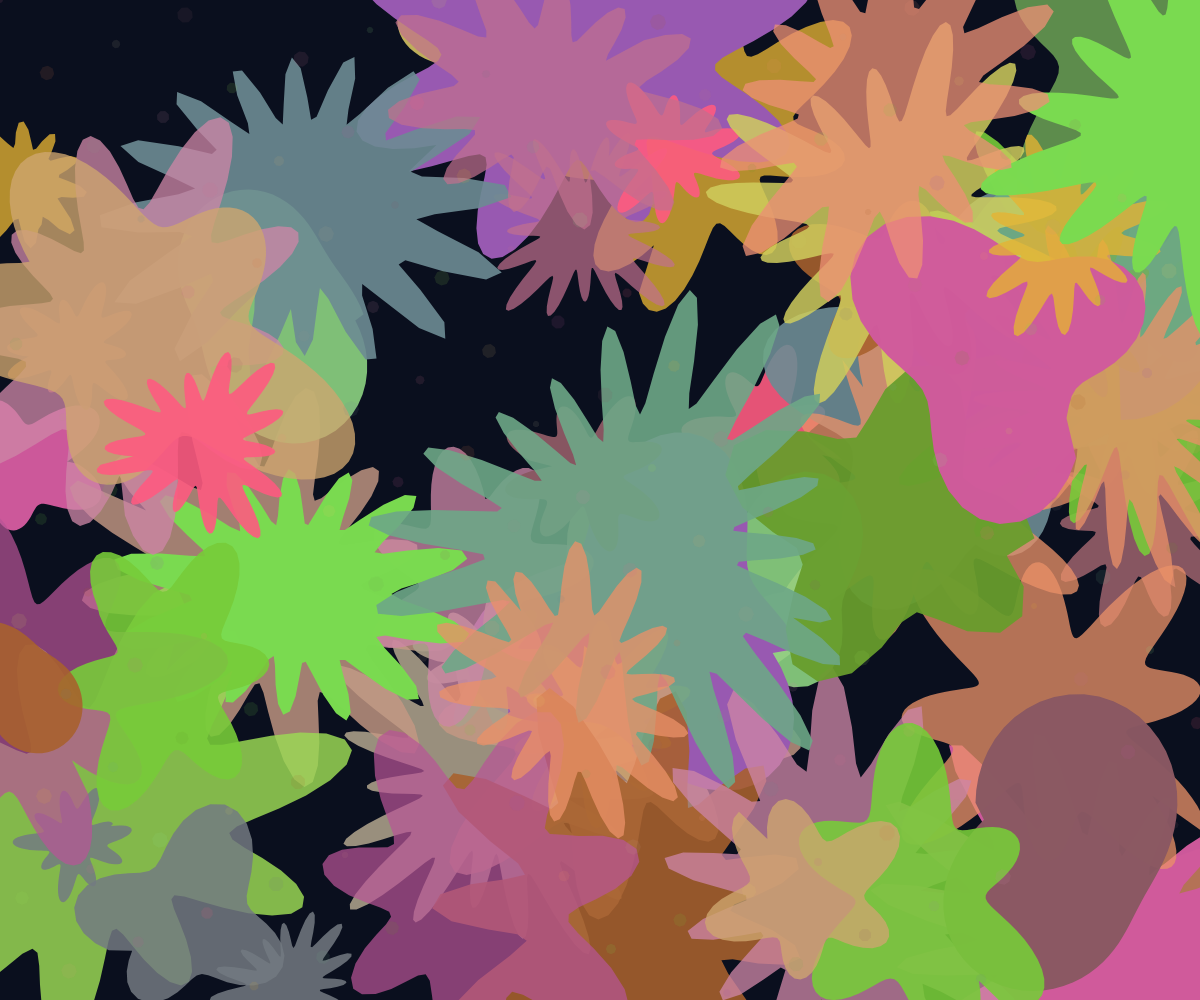
Frame 1 (no input)
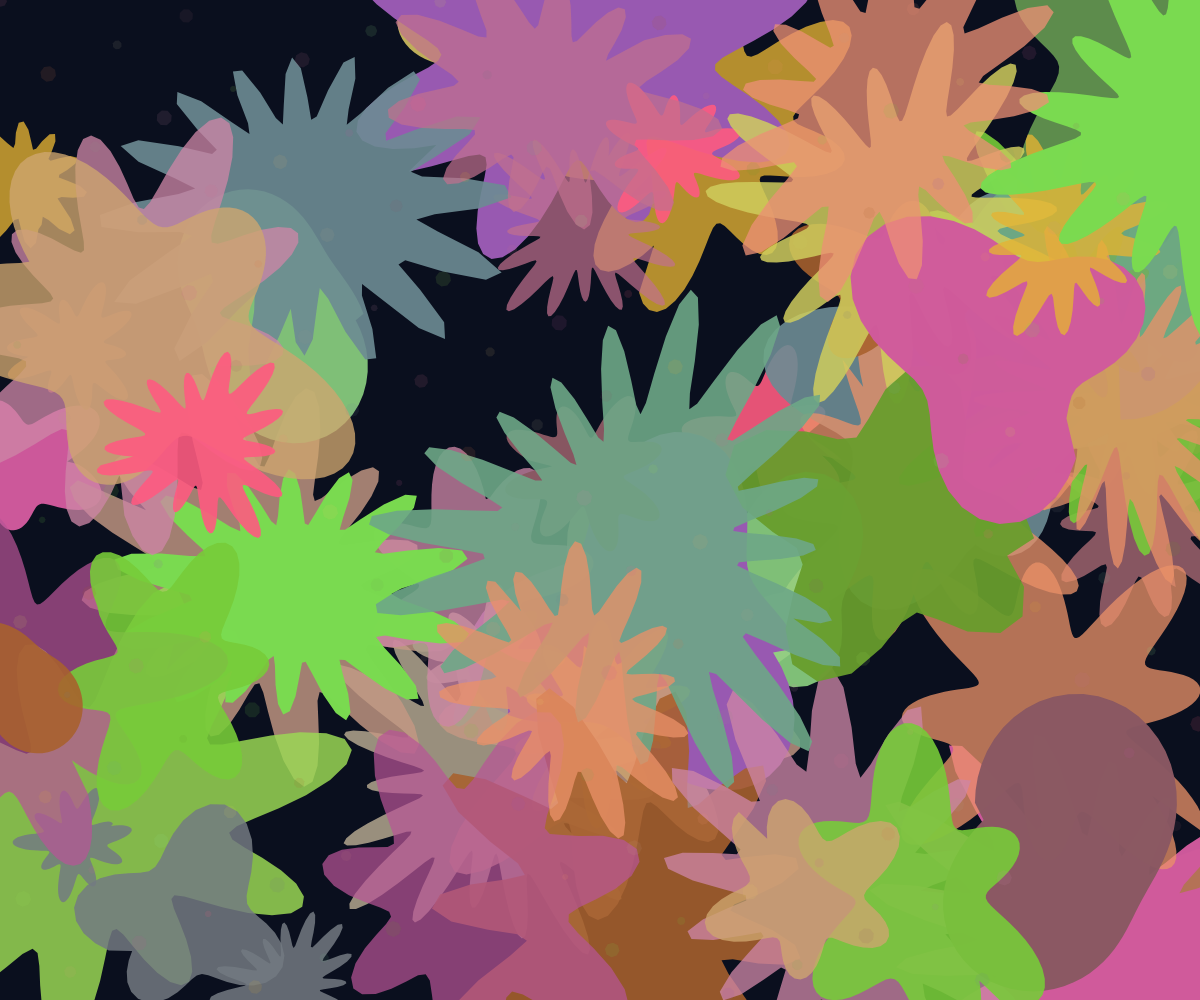
Frame 60 (no input)
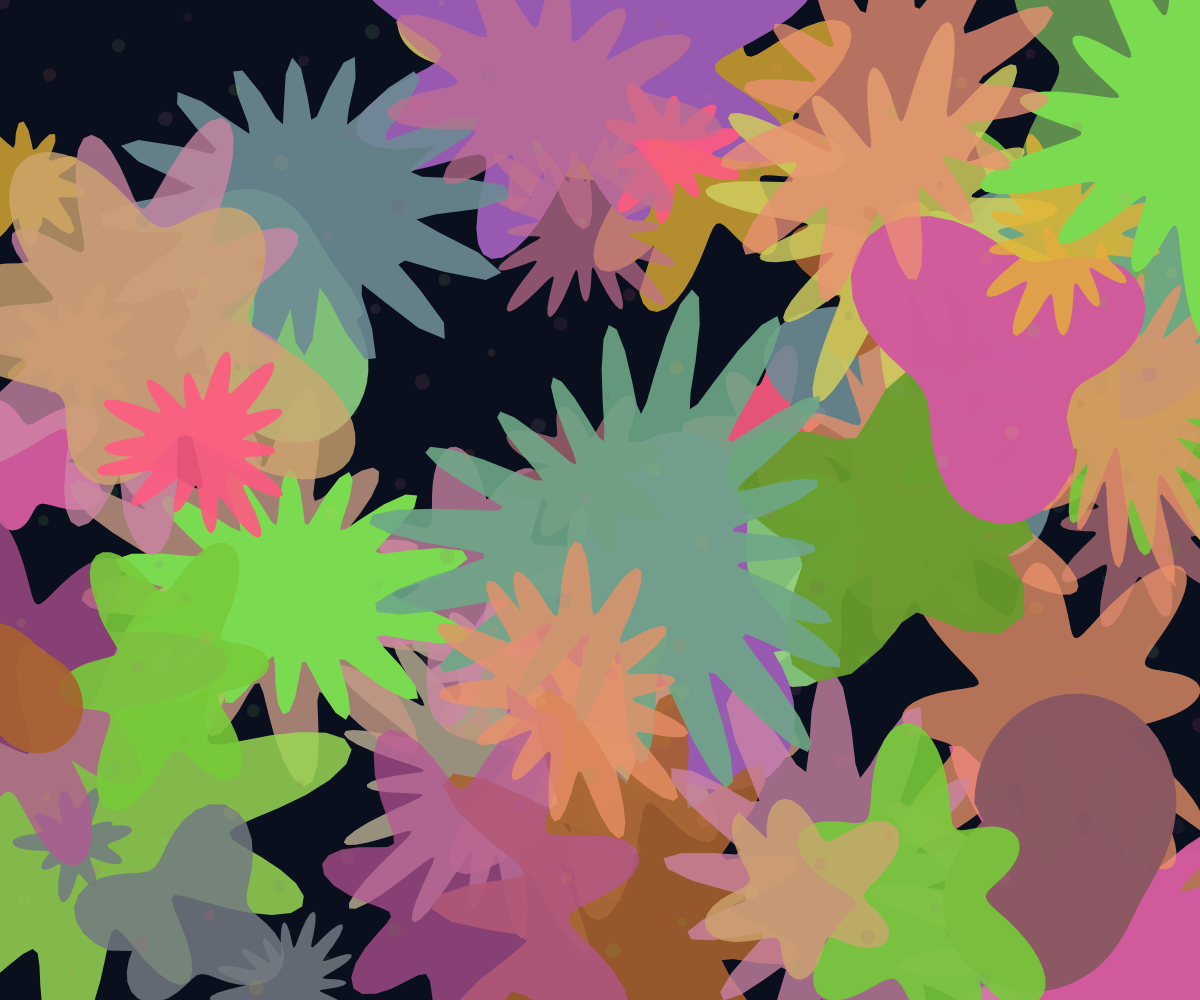
Frame 120 (the mouse pressed at the canvas centre since frame 60)

The p5.js sketch that drew these frames (run headless with seeded random() and noise() and a simulated clock; from frame 60 on, the mouse is pressed at the canvas centre):

// p5.js sketch
// ── sketch.js
let patterns = [];
let colorPalette = [];

function setup() {
  createCanvas(windowWidth, windowHeight);
  angleMode(RADIANS);
  
  // Create a rich color palette
  for (let i = 0; i < 30; i++) {
    colorPalette.push(color(
      random(100, 255),
      random(80, 220),
      random(40, 180),
      random(180, 255)
    ));
  }
  
  // Generate complex interlocking spiral patterns
  for (let i = 0; i < 60; i++) {
    patterns.push({
      center: { x: random(width), y: random(height) },
      radius: random(40, 180),
      speed: random(0.002, 0.015),
      phase: random(TWO_PI),
      arms: floor(random(3, 12)),
      rotationSpeed: random(-0.008, 0.008),
      color: random(colorPalette),
      detail: floor(random(12, 30)),
      complexity: random(0.5, 2.0)
    });
  }
}

function draw() {
  background(10, 15, 30);
  
  // Draw interlocking spiral patterns
  for (let i = 0; i < patterns.length; i++) {
    const p = patterns[i];
    const time = frameCount * p.speed;
    
    push();
    translate(p.center.x, p.center.y);
    rotate(time * p.rotationSpeed + p.phase);
    
    // Create richly colored polygonal spiral
    fill(p.color);
    noStroke();
    beginShape();
    
    for (let j = 0; j < p.arms * p.detail; j++) {
      const angle = TWO_PI / (p.arms * p.detail) * j;
      
      // Mathematical spiral formula with added complexity
      const r = p.radius * (1 + 0.3 * sin(angle * p.arms * p.complexity));
      
      // Add some variation to make it more organic
      const variation = 0.2 * sin(time * 0.02 + j * 0.1);
      const finalR = r * (1 + variation);
      
      const x = cos(angle) * finalR;
      const y = sin(angle) * finalR;
      vertex(x, y);
    }
    
    endShape(CLOSE);
    pop();
  }
  
  // Add geometric interlocking elements
  for (let i = 0; i < 150; i++) {
    const x = (frameCount * 0.02 + i * 47) % width;
    const y = (frameCount * 0.015 + i * 73) % height;
    
    push();
    translate(x, y);
    rotate(frameCount * 0.002 + i * 0.12);
    
    // Use a different color from palette
    const c = colorPalette[i % colorPalette.length];
    fill(red(c), green(c), blue(c), 30);
    noStroke();
    beginShape();
    
    // Create interlocking polygonal shapes
    for (let j = 0; j < 8; j++) {
      const angle = TWO_PI / 8 * j;
      const size = abs(sin(frameCount * 0.01 + i)) * 5 + 3;
      const x = cos(angle) * size;
      const y = sin(angle) * size;
      vertex(x, y);
    }
    
    endShape(CLOSE);
    pop();
  }
}

function windowResized() {
  resizeCanvas(windowWidth, windowHeight);
}
